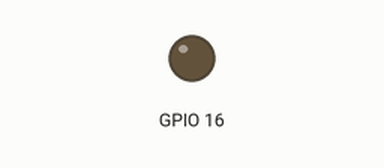
Simulated run of this sketch. Board: ESP32. Parts: output pins drawn as LEDs (lit = HIGH).

Above: at 0.05 s.
At 1.5 s:
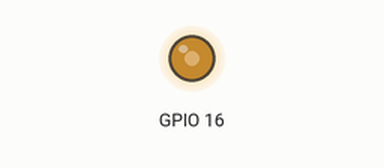
At 3.0 s:
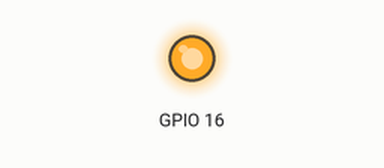
Timing chart, 0 to 6.9 s (numbered marks = the images above):
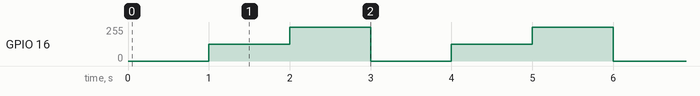

The sketch:

ch2_3_1.ino
```cpp
//Generated Date: Wed, 26 Jun 2024 06:06:43 GMT


void setup()
{

  ledcSetup(1, 5000, 8);
  ledcAttachPin(16, 1);
}

void loop()
{
  ledcWrite(1, 0);
  delay(1000);
  ledcWrite(1, 127);
  delay(1000);
  ledcWrite(1, 255);
  delay(1000);
}
```

Measured:
- by itself, GPIO 16: repeats every 3.0 s: 255/255 1.0 s, 0/255 1.0 s, 127/255 1.0 s
